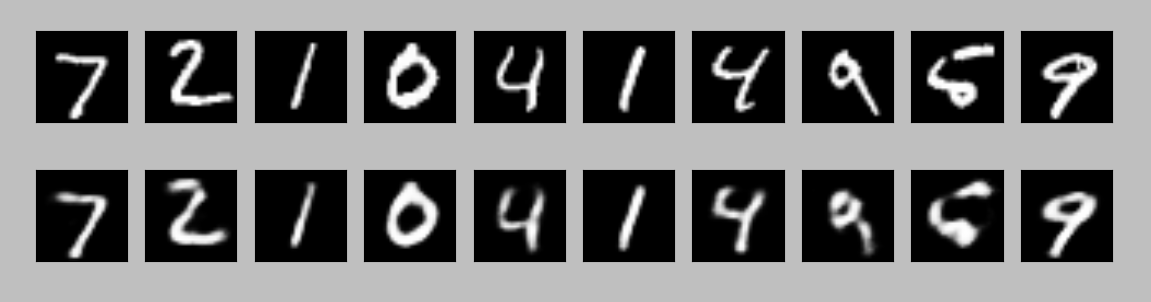

The Python source for this figure:
#!/usr/bin/env python
# coding:utf8

import sys 
reload(sys)
sys.setdefaultencoding('utf8')

from keras.layers import Input, Dense
from keras.models import Model
from keras import regularizers

# prepare our mnist data
from keras.datasets import mnist
import numpy as np
(x_train, _), (x_test, _) = mnist.load_data()
x_train = x_train.astype('float32') / 255.
x_test = x_test.astype('float32') / 255.
x_train = x_train.reshape((len(x_train), np.prod(x_train.shape[1:])))
x_test = x_test.reshape((len(x_test), np.prod(x_test.shape[1:])))
print x_train.shape
print x_test.shape

# this is the size of our encoded representations
origin_dim = 784
encoding_dim = 32  # 32 floats -> compression of factor 24.5, assuming the input is 784 floats

# this is our input placeholder
input_img = Input(shape=(origin_dim,))
# "encoded" is the encoded representation of the input
encoded = Dense(128, activation='relu')(input_img)
encoded = Dense(64, activation='relu')(encoded)
encoded = Dense(32, activation='relu')(encoded)
# "decoded" is the lossy reconstruction of the input
decoded = Dense(64, activation='relu')(encoded)
decoded = Dense(128, activation='relu')(decoded)
decoded = Dense(784, activation='sigmoid')(decoded)
# this model maps an input to its reconstruction
autoencoder = Model(input=input_img, output=decoded)
autoencoder.compile(optimizer='adadelta', loss='binary_crossentropy')

# fit our autoencoder!
autoencoder.fit(x_train, x_train,
	nb_epoch=100,
	batch_size=256,
	shuffle=True,
	validation_data=(x_test, x_test))

# autoencode some digits
# note that we take them from the *test* set
decoded_imgs = autoencoder.predict(x_test)

# use Matplotlib
import matplotlib.pyplot as plt

n = 10  # how many digits we will display
plt.figure(figsize=(20, 4))
for i in range(n):
    # display original
    ax = plt.subplot(2, n, i + 1)
    plt.imshow(x_test[i].reshape(28, 28))
    plt.gray()
    ax.get_xaxis().set_visible(False)
    ax.get_yaxis().set_visible(False)

    # display reconstruction
    ax = plt.subplot(2, n, i + 1 + n)
    plt.imshow(decoded_imgs[i].reshape(28, 28))
    plt.gray()
    ax.get_xaxis().set_visible(False)
    ax.get_yaxis().set_visible(False)
plt.show()
